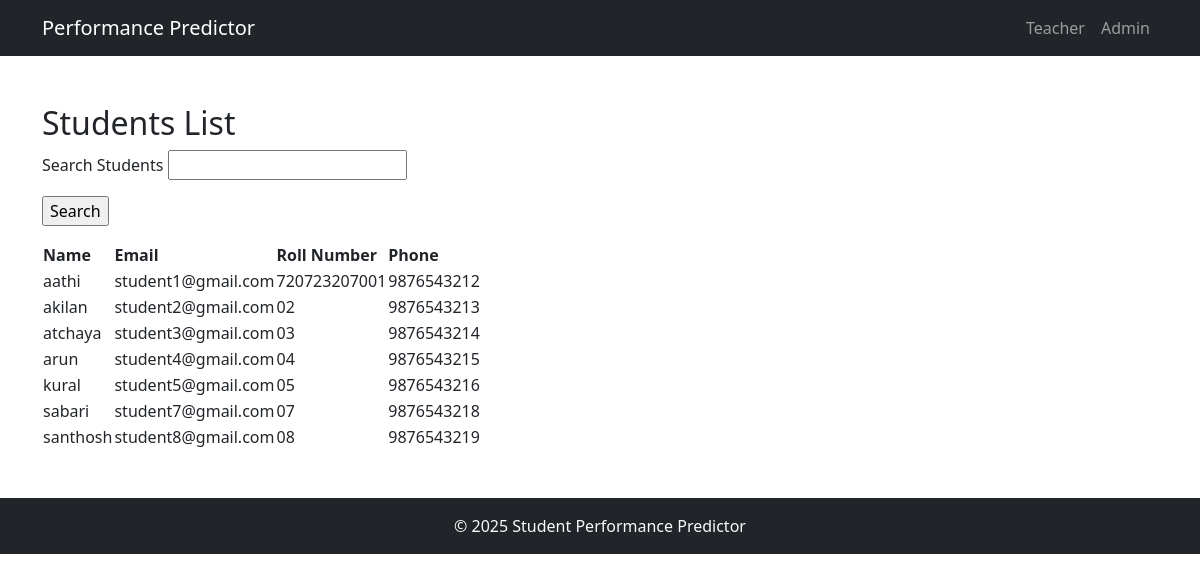
/admin/admin/view_student, run on the app's committed database.
### core/models.py (models this page shows, shortened)
class User(db.Model, UserMixin):
    id = db.Column(db.Integer, primary_key=True)
    username = db.Column(db.String(150), unique=True, nullable=False)
    email = db.Column(db.String(150), unique=True, nullable=False)
    password = db.Column(db.String(256), nullable=False)
    role = db.Column(db.String(50), nullable=False)  # Student/Teacher/Admin
    roll_no = db.Column(db.String(50))  # For students
    phone = db.Column(db.String(20))  # Optional: for contact

### core/admin.py (the view)
@admin_bp.route('/admin/view_student', methods=['GET', 'POST'])
def view_student():
    form = SearchForm()
    students = User.query.filter_by(role='Student').all()
    if form.validate_on_submit():  # If the search query is submitted
        search_query = form.search_query.data
        students = User.query.filter(User.username.like(f'%{search_query}%')).all()
    return render_template('admin/view_student.html', students=students, form=form)

### core/forms.py
class SearchForm(FlaskForm):
    search_query = StringField('Search Students', validators=[InputRequired()])
    submit = SubmitField('Search')

### core/templates/admin/view_student.html (shortened to what this page needs)
{% extends 'base.html' %}
{% block content %}
<h2>Students List</h2>
<form method="POST" action="{{ url_for('admin.view_student') }}">
    <p>{{ form.search_query.label }} {{ form.search_query() }}</p>
    <p><input type="submit" value="Search"></p>
</form>
<table>
  <tr>
    <th>Name</th>
    <th>Email</th>
    <th>Roll Number</th>
    <th>Phone</th>
  </tr>
  {% for student in students %}
  <tr>
    <td>{{ student.username }}</td>
    <td>{{ student.email }}</td>
    <td>{{ student.roll_no }}</td>
    <td>{{ student.phone }}</td>
  </tr>
  {% endfor %}
</table>
{% endblock %}

### core/templates/base.html (shortened to what this page needs)
<!DOCTYPE html>
<html lang="en">
<head>
  <link href="https://cdn.jsdelivr.net/npm/bootstrap@5.3.0/dist/css/bootstrap.min.css" rel="stylesheet">
</head>
<body>
<nav class="navbar navbar-expand-lg navbar-dark bg-dark">
  <div class="container">
    <a class="navbar-brand" href="{{ url_for('main.home') }}">Performance Predictor</a>
    <div class="collapse navbar-collapse" id="navbarNav">
      <ul class="navbar-nav ms-auto">
        <li class="nav-item"><a class="nav-link" href="{{ url_for('teacher.teacher_login') }}">Teacher</a></li>
        <li class="nav-item"><a class="nav-link" href="{{ url_for('admin.admin_login') }}">Admin</a></li>
      </ul>
    </div>
  </div>
</nav>
<main class="container mt-5">
  {% block content %}{% endblock %}
</main>
<footer class="bg-dark text-light py-3 mt-5 text-center">
  &copy; 2025 Student Performance Predictor
</footer>
</body>
</html>

### data on the page
User: username "aathi", email "student1@gmail.com", roll_no "720723207001", phone "9876543212"
User: username "akilan", email "student2@gmail.com", roll_no "02", phone "9876543213"
User: username "atchaya", email "student3@gmail.com", roll_no "03", phone "9876543214"
User: username "arun", email "student4@gmail.com", roll_no "04", phone "9876543215"
User: username "kural", email "student5@gmail.com", roll_no "05", phone "9876543216"
User: username "sabari", email "student7@gmail.com", roll_no "07", phone "9876543218"
User: username "santhosh", email "student8@gmail.com", roll_no "08", phone "9876543219"
